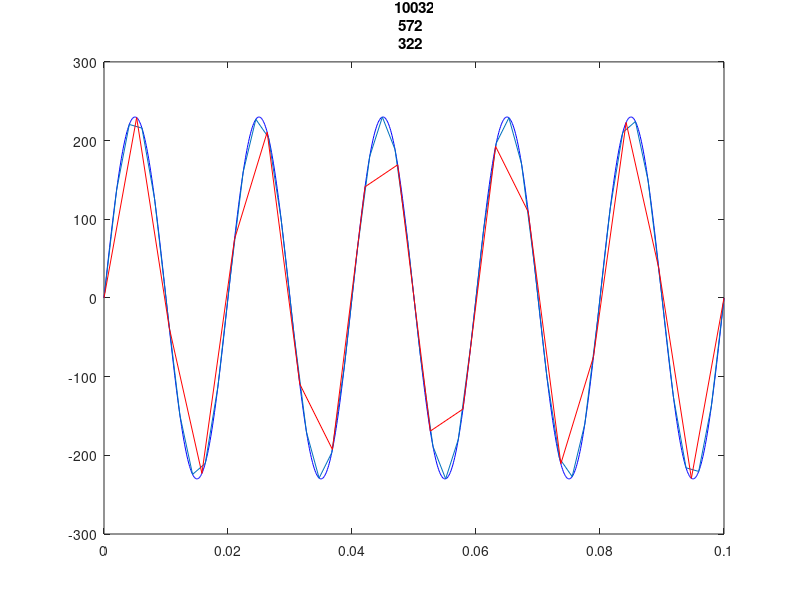
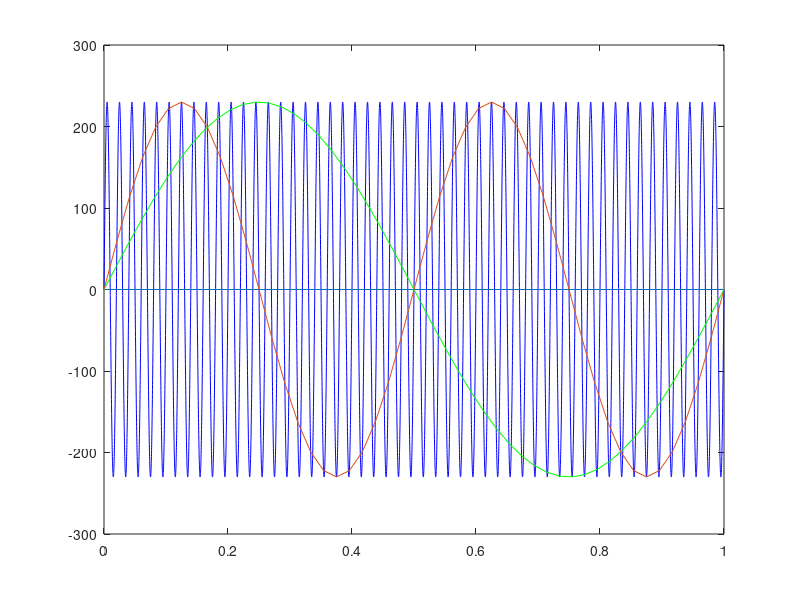

These charts were generated, in order, by the following MATLAB code: (Note: this script raises an error after producing the figures.)
clear all
close all
clc
% A ---------------------------
A=230;
f=50;
w=2*pi*f;
T=1/f;
hz=[10000, 500, 200];
color=["b-", "r-o", "k-x"];
figure(1);
for k=1:3
    t=linspace(0, 0.1, hz(k)*0.1);
    wave=A*sin(w*t);
    plot(t, wave, color(k))
    hold on
end
title(hz + " Hz");
pause;
%B--------------------------

hz_b=[10000, 51, 50, 49];
color_b=["b-", "g-o", "r-o", "k-o"];
figure(2)
for k=1:4
    t=linspace(0, 1, hz_b(k));
    wave=A*sin(w*t);
    plot(t, wave, color_b(k))
    hold on
end
title(hz_b + " Hz");
pause;
%-------------------------
hz_b=[10000, 26, 25, 24];
color_b=["b-", "g-o", "r-o", "k-o"];
figure(3)
for k=1:4
    t=linspace(0, 1, hz_b(k));
    wave=A*sin(w*t);
    plot(t, wave, color_b(k))
    hold on
end
title(hz_b + " Hz");
pause;

%C------------------------

f_c=0:5:300;
t=linspace(0, 1, 100);
figure(4)
for k=f_c
    w=2*pi*k;
    wave=sin(w*t);
    plot(t, wave, "r-");
    title("Iteracja: "+ (k/5 +1) +", "+ "Częstotliwość: "+k + " Hz")
    pause;
end
%------------------------
figure(5)
plot(t, sin(2*pi*5*t),t, sin(2*pi*105*t),t, sin(2*pi*205*t))
pause;
figure(6)
plot(t, sin(2*pi*95*t),t, sin(2*pi*195*t),t, sin(2*pi*295*t))
pause;
figure(7)
plot(t, sin(2*pi*95*t),t, sin(2*pi*105*t))
pause;

f_c=0:5:300;
t=linspace(0, 1, 100);
figure(8)
for k=f_c
    w=2*pi*k;
    wave=cos(w*t);
    plot(t, wave, "r-");
    title("Iteracja: "+ (k/5 +1) +", "+ "Częstotliwość: "+k + " Hz")
    pause;
end
%------------------------
figure(9)
plot(t, cos(2*pi*5*t),t, cos(2*pi*105*t),t, cos(2*pi*205*t))
pause;
figure(10)
plot(t, cos(2*pi*95*t),t, cos(2*pi*195*t),t, cos(2*pi*295*t))
pause;
figure(11)
plot(t, cos(2*pi*95*t),t, cos(2*pi*105*t))
pause;